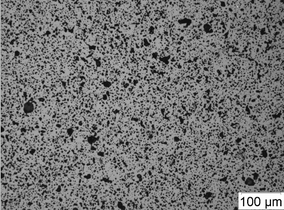
#> input picture Optimization_3D_structure/exp_img/distributed_77.png, 284 x 210 px, shrunk from 678 x 501 before the run, found by its file name; its folder holds 4 pictures in this run
$ python compare_optimization_results.py
#> lines starting #> are read from the running program, lines starting #| are printed output that depends on the picture; after the words box and inside, x2 and y2 are one past the last pixel; in counts of white or black regions, pixels touching at a corner belong together
### project_root/core/pore_analysis.py
"""
═══════════════════════════════════════════════════════════════════════════════
PORE ANALYSIS FROM POLISHED CERAMIC CROSS-SECTION IMAGES
═══════════════════════════════════════════════════════════════════════════════

PURPOSE:
--------
Analyze porosity in polished ceramic cross-section images (SEM, optical microscopy).
Classifies pores as intragranular (round, isolated) or intergranular (elongated,
interconnected) based on circularity and size.

MAIN FUNCTIONS:
--------------
1. analyze_porosity()    - Main analysis function
2. sensitivity_analysis() - Test multiple circularity thresholds
3. CLI usage             - Run directly from command line

USAGE EXAMPLES:
--------------
## Python API:
    from pore_analysis import analyze_porosity

    result = analyze_porosity(
        image_path="my_sample.png",
        um_per_pixel=0.195,              # Scale: 0.195 μm/pixel
        circularity_threshold=0.50,       # Classification boundary
        min_area_um2=2.0,                 # Minimum pore size
        use_adaptive_threshold=False,     # Otsu (False) or Sauvola (True)
        use_watershed=True,               # Separate touching pores
        export_csv=True,                  # Save per-pore data
        show_plots=True                   # Generate diagnostic plots
    )

    print(f"Total porosity: {result['p_total']:.2%}")
    print(f"Intragranular:  {result['p_intra']:.2%}")
    print(f"Intergranular:  {result['p_inter']:.2%}")

## Command line:
    python pore_analysis.py image.png 0.195 --plot --export-csv
    python pore_analysis.py image.png 0.195 0.55 --adaptive --plot
    python pore_analysis.py image.png 0.195 --sensitivity

ADJUSTABLE PARAMETERS:
---------------------
um_per_pixel           : Spatial resolution (calculate from scale bar)
circularity_threshold  : Boundary for intra/inter classification (0.4-0.6 typical)
min_area_um2          : Noise filter - minimum pore size to count
use_adaptive_threshold : True for uneven illumination, False for uniform
use_watershed         : True to separate touching pores (recommended)
area_inter_thr_um2    : Size above which pores are always intergranular (20 μm²)
min_area_inter_um2    : Minimum size for irregular pores to be intergranular (5 μm²)
scale_bar_strip       : Fraction of bottom to mask (scale bar region, 0.12 default)
stereology_factor     : 2D→3D correction (1.0 = Delesse principle)

CLASSIFICATION LOGIC:
--------------------
A pore is classified as INTERGRANULAR if:
  1. area > area_inter_thr_um2  (default 20 μm²)  OR
  2. area ≥ min_area_inter_um2 (default 5 μm²) AND circularity < threshold

Otherwise → INTRAGRANULAR

Circularity = 4π·Area / Perimeter²
  - 1.0 = perfect circle
  - 0.0 = straight line

KEY IMPROVEMENTS OVER v1:
------------------------
✓ Shape-based classification (not just size)
✓ Watershed segmentation to separate merged pores
✓ Sauvola adaptive thresholding for uneven illumination
✓ Scale bar masking (not cropping) → consistent area denominator
✓ Per-pore CSV export with morphology metrics
✓ Proper stereology (Delesse principle, no magic constants)
✓ Sensitivity analysis to calibrate circularity threshold

OUTPUTS:
--------
- Dictionary with porosity fractions, pore counts, mean sizes
- Optional: per-pore CSV with area, ECD, circularity, position, type
- Optional: 6-panel diagnostic plot (original, binary, classification,
  circularity, size distribution, summary)

DEPENDENCIES:
------------
Required: numpy, scipy, PIL
Optional: scikit-image (for watershed & Sauvola), matplotlib (for plots)
"""

import numpy as np
from PIL import Image
from scipy import ndimage
from pathlib import Path
from typing import Dict, Optional, Tuple
import warnings
import csv

try:
    from skimage import (
        filters, measure, morphology, segmentation, feature
    )
    HAS_SKIMAGE = True
except ImportError:
    HAS_SKIMAGE = False
    warnings.warn(
        "scikit-image not found. Install with: pip install scikit-image\n"
        "Falling back to basic scipy implementation (no watershed, no Sauvola)."
    )

try:
    import matplotlib.pyplot as plt
    import matplotlib.patches as mpatches
    HAS_MPL = True
except ImportError:
    HAS_MPL = False


# ─────────────────────────────────────────────────────────────────────────────
# CONSTANTS - Default values (can be overridden in function calls)
# ─────────────────────────────────────────────────────────────────────────────

# Circularity threshold for classification
# Circularity = 4π·Area / Perimeter²   (1.0 = perfect circle, 0 = line)
#
# ADJUST THIS based on your material:
#   - Sintered ceramics: 0.45 - 0.55 (intragranular pores are fairly round)
#   - Powder compacts:   0.40 - 0.50 (more irregular shapes)
#   - Green bodies:      0.35 - 0.45 (highly irregular)
#
# Use sensitivity_analysis() to find the best value for your samples
DEFAULT_CIRCULARITY_THRESHOLD = 0.50

# Noise filter - minimum pore area in PIXELS
# Very small objects (< 10 pixels) are likely noise or artifacts
# This is a conservative pre-filter; the real minimum size is set by min_area_um2
MIN_PORE_AREA_PX = 10

# Scale bar masking - fraction of image height to mask at bottom
# Most SEM/microscopy images have scale bars in the bottom ~10-15%
# Adjust if your scale bar is in a different location
SCALE_BAR_STRIP_FRACTION = 0.12


# ─────────────────────────────────────────────────────────────────────────────
# MAIN FUNCTION
# ─────────────────────────────────────────────────────────────────────────────

def analyze_porosity(
    image_path: str,
    um_per_pixel: float,
    circularity_threshold: float = DEFAULT_CIRCULARITY_THRESHOLD,
    min_area_um2: float = 5.0,
    dark_is_pore: bool = True,
    use_adaptive_threshold: bool = False,
    use_watershed: bool = True,
    area_inter_thr_um2: float = 20.0,
    min_area_inter_um2: float = 5.0,
    scale_bar_strip: float = SCALE_BAR_STRIP_FRACTION,
    stereology_factor: float = 1.0,
    export_csv: bool = False,
    output_dir: Optional[str] = None,
    show_plots: bool = False,
) -> Dict:
    """
    Estimate porosity from a polished ceramic cross-section image.

    Classification strategy
    -----------------------
    Each detected pore object is classified by TWO independent criteria:

        criterion A — size:
            area ≥ min_area_um2 → significant pore (not noise)

        criterion B — shape (circularity):
            C = 4π · area / perimeter²
            C ≥ circularity_threshold  →  intragranular (round, isolated)
            C <  circularity_threshold  →  intergranular (elongated, irregular)

    This dual criterion avoids the v1 error of calling a large round pore
    "intergranular" just because it is large.

    Stereology note
    ---------------
    The Delesse principle states that for isotropic, homogeneous materials
    the 2D area fraction equals the 3D volume fraction.  The default
    stereology_factor=1.0 reflects this.  If your material is anisotropic
    or you have independent calibration data (Archimedes, X-ray CT), pass
    the appropriate correction factor here.

    Parameters
    ----------
    image_path          : path to image (PNG / JPG / TIF)
    um_per_pixel        : spatial resolution in µm/pixel
                          → compute as: scale_bar_length_um / scale_bar_length_px
    circularity_threshold : boundary between intra (round) and inter (elongated)
    min_area_um2        : minimum pore area to include (noise filter)
    dark_is_pore        : True if pores appear dark (standard reflected light)
    use_adaptive_threshold : use Sauvola local thresholding instead of global Otsu
                            (recommended for images with uneven illumination)
    use_watershed       : split touching / merged pores with watershed segmentation
    scale_bar_strip     : fraction of image height (bottom) to mask before analysis
    stereology_factor   : 2D → 3D correction (default 1.0, Delesse principle)
    export_csv          : if True, write per-pore data to CSV
    output_dir          : directory for output files (default: same as image)
    show_plots          : if True, display and save diagnostic plots

    Returns
    -------
    dict with:
        p_total, p_intra, p_inter  : porosity fractions (after stereology factor)
        p_total_2d, p_intra_2d, p_inter_2d  : raw 2D area fractions
        n_total, n_intra, n_inter  : pore counts
        mean_ecd_intra_um, mean_ecd_inter_um  : mean equivalent circular diameter
        mean_circularity_intra, mean_circularity_inter  : mean shape factor
        threshold_value  : Otsu or Sauvola window size used
        pore_table       : list of dicts, one per pore (for CSV export)
    """
#> called with um_per_pixel = 0.195, circularity_threshold = 0.5, min_area_um2 = 0.5, dark_is_pore = True, use_adaptive_threshold = False, use_watershed = True, area_inter_thr_um2 = 20, min_area_inter_um2 = 5

    # ── 1. Load & validate ────────────────────────────────────────────────────
    img_pil = Image.open(image_path).convert("L")
    arr = np.array(img_pil, dtype=np.float32) / 255.0   # float [0,1]
    H, W = arr.shape
#> H = 210; W = 284

    # ── 2. Mask scale bar (bottom strip + optional right column) ──────────────
    # We MASK (set to matrix intensity) rather than crop so that the
    # total pixel count used in the area fraction stays consistent.
    mask_valid = np.ones((H, W), dtype=bool)
    strip_rows = int(H * scale_bar_strip)
#> strip_rows = 25
    mask_valid[H - strip_rows :, :] = False    # bottom strip

    # Also mask the bottom-right corner more aggressively (common scale bar location)
    mask_valid[H - strip_rows :, int(W * 0.55) :] = False

    # Fill masked area with the median of the rest (neutral grey → won't be a pore)
    arr_proc = arr.copy()
    median_val = np.median(arr[mask_valid])
#> median_val = 0.494
    arr_proc[~mask_valid] = median_val
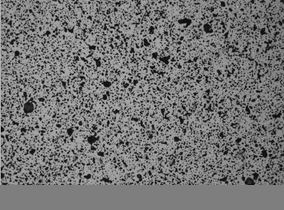
#> arr_proc: shape (210, 284) float32; min 0.00392, max 0.769, mean 0.458

    # ── 3. Threshold ──────────────────────────────────────────────────────────
    if use_adaptive_threshold:
        if not HAS_SKIMAGE:
            warnings.warn("scikit-image required for adaptive thresholding. Falling back to Otsu.")
            use_adaptive_threshold = False

    threshold_info = {}
    if use_adaptive_threshold and HAS_SKIMAGE:
        window_size = max(51, int(min(H, W) * 0.07) | 1)   # odd, ~7% of image
        thresh_surface = filters.threshold_sauvola(arr_proc, window_size=window_size, k=0.2)
        binary = (arr_proc < thresh_surface) if dark_is_pore else (arr_proc > thresh_surface)
        threshold_info = {"method": "Sauvola", "window_size": window_size}
    else:
        if HAS_SKIMAGE:
            t = filters.threshold_otsu(arr_proc[mask_valid])
#> t = 0.391
        else:
            t = float(np.percentile(arr_proc[mask_valid], 50))
        binary = (arr_proc < t) if dark_is_pore else (arr_proc > t)
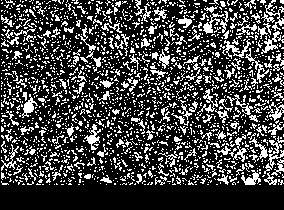
#> binary: shape (210, 284) bool; 26.1% white in thin lines or dots, all inside (x1, y1, x2, y2) = (1, 0, 284, 185)
        threshold_info = {"method": "Otsu", "threshold": float(t)}
#> threshold_info = {'method': 'Otsu', 'threshold': 0.391}

    # Remove pores outside the valid mask
    binary[~mask_valid] = False

    # ── 4. Clean up binary ────────────────────────────────────────────────────
    # min_area_px: noise-only filter on the binary (very conservative).
    # The meaningful min_area_um2 threshold is applied later, per-pore,
    # so it never removes real pore area from the total porosity estimate.
    min_area_px = MIN_PORE_AREA_PX   # 10 px ≈ 0.38 μm² at 0.195 μm/px → pure noise

    if HAS_SKIMAGE:
#> (the run stopped early here; a loop or call above may not have finished)
